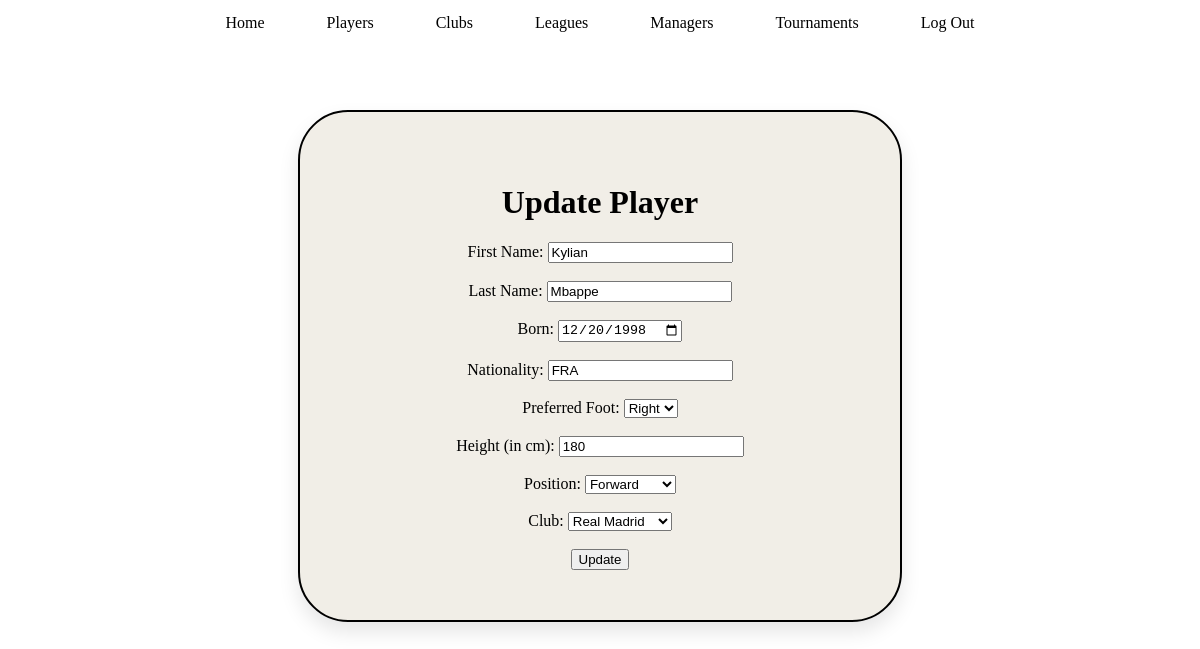
The app's page /football_tracker/players/update/2/ (signed in) with its own data.
### football_tracker/models.py (models this page shows, shortened)
class Player(models.Model):
    FOOT = (
        ('R', 'Right'),
        ('L', 'Left')
    )
    POSITIONS = (
        ('GK', 'Goalkeeper'),
        ('DF', 'Defender'),
        ('MF', 'Midfielder'),
        ('FW', 'Forward'),
    )
    first_name = models.CharField(max_length=50)
    last_name = models.CharField(max_length=50)
    birth_date = models.DateField(null=False, blank=False)
    nationality = models.CharField(max_length=3, help_text="Three letter country code, eg. POL, GER, ENG")
    preffered_foot = models.CharField(max_length=1, choices=FOOT)
    height = models.PositiveIntegerField(help_text="Player height (in cm)")
    position = models.CharField(max_length=2, choices=POSITIONS, default='GK')
    club = models.ForeignKey('Club', null=True, blank=True, on_delete=models.SET_NULL, related_name="players")
    class Meta:
        ordering = ['last_name']

class Club(models.Model):
    club_name = models.CharField(max_length=70)
    foundation_year = models.PositiveIntegerField()
    stadium = models.CharField(max_length=70)
    manager = models.ForeignKey('Manager', null=True, blank=True, on_delete=models.SET_NULL)
    league = models.ForeignKey('League', null=False, blank=False, on_delete=models.CASCADE, related_name="clubs")

### football_tracker/views.py (the view, shortened to what this page needs)
# urls.py: path('players/update/<int:id>/', views.player_update_html, name='player-update'),
@login_required(login_url='user-login')
@permission_required('football_tracker.change_player', raise_exception=True)
def player_update_html(request, id):
    clubs = Club.objects.all()
    try:
        player = Player.objects.get(id=id)
    except:
        raise Http404("Player doesn't exist in the database")
    if request.method == "GET":
        return render(request, "football_tracker/player/update.html", {'player': player, 'clubs': clubs})

### football_tracker/templates/football_tracker/player/update.html (shortened to what this page needs)
{% extends "football_tracker/base.html" %}
{% block content %}
<div class="center-wrapper">
    <div class="main-box">
        <h1>Update Player</h1>
        <form method="post">
            <label for="first_name">First Name:</label>
            <input type="text", id="first_name", name="first_name", value="{{ player.first_name }}"><br><br>
            <label for="last_name">Last Name:</label>
            <input type="text", id="last_name", name="last_name", value="{{ player.last_name }}"><br><br>
            <label for="birth_date">Born: </label>
            <input type="date", id="birth_date", name="birth_date", value="{{ player.birth_date|date:'Y-m-d' }}"><br><br>
            <label for="nationality">Nationality: </label>
            <input type="text", id="nationality", name="nationality", placeholder="eg. POL, GER", value="{{ player.nationality }}"><br><br>
            <label for="preffered_foot">Preferred Foot: </label>
            <select id="preffered_foot", name="preffered_foot">
                <option value="R" {% if player.preffered_foot == "R" %}selected{% endif %}>Right</option>
            </select><br><br>
            <label for="height">Height (in cm): </label>
            <input type="number", id="height", name="height", value="{{ player.height }}"><br><br>
            <label for="position">Position: </label>
            <select id="position", name="position">
                <option value="FW" {% if player.position == "FW" %}selected{% endif %}>Forward</option>
            </select><br><br>
            <label for="club">Club: </label>
            <select id="club" name="club">
                {% for c in clubs %}
                    <option value="{{ c.id }}" {% if c.id == player.club_id %}selected{% endif %}>{{ c.club_name }}</option>
                {% endfor %}
            </select><br><br>
            <button type="submit">Update</button>
        </form>
    </div>
</div>
{% endblock %}

### football_tracker/static/css/football_tracker.css (style rules this page uses)
body { margin: 0; padding: 0; background-color: white; }
.center-wrapper { display: flex; justify-content: center; align-items: center; min-height: 80vh; }
.main-box { height: auto; width: 500px; border: 2px solid black; padding: 50px; border-radius: 50px; background-color: #F1EEE7; text-align: center; box-shadow: 0 10px 20px rgba(0,0,0,0.1); }

### records on screen
Player: first_name "Kylian", last_name "Mbappe", birth_date "12/20/1998", nationality "FRA", preffered_foot "Right", height "180", position "Forward", club "Real Madrid"
